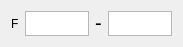
     <widget class="QWidget" name="horizontalLayoutWidget_21">
      <property name="geometry">
       <rect>
        <x>870</x>
        <y>40</y>
        <width>171</width>
        <height>41</height>
       </rect>
      </property>
      <layout class="QHBoxLayout" name="horizontalLayout_25" stretch="0,0,0,0">
       <property name="sizeConstraint">
        <enum>QLayout::SetFixedSize</enum>
       </property>
       <item>
        <widget class="QLabel" name="label_41">
         <property name="sizePolicy">
          <sizepolicy hsizetype="Fixed" vsizetype="MinimumExpanding">
           <horstretch>0</horstretch>
           <verstretch>0</verstretch>
          </sizepolicy>
         </property>
         <property name="text">
          <string>F</string>
         </property>
        </widget>
       </item>
       <item>
        <widget class="QTextEdit" name="A9">
         <property name="sizePolicy">
          <sizepolicy hsizetype="Fixed" vsizetype="Fixed">
           <horstretch>0</horstretch>
           <verstretch>1</verstretch>
          </sizepolicy>
         </property>
         <property name="minimumSize">
          <size>
           <width>64</width>
           <height>19</height>
          </size>
         </property>
         <property name="maximumSize">
          <size>
           <width>64</width>
           <height>25</height>
          </size>
         </property>
         <property name="sizeIncrement">
          <size>
           <width>1</width>
           <height>1</height>
          </size>
         </property>
         <property name="autoFillBackground">
          <bool>false</bool>
         </property>
         <property name="styleSheet">
          <string notr="true"/>
         </property>
         <property name="verticalScrollBarPolicy">
          <enum>Qt::ScrollBarAlwaysOff</enum>
         </property>
         <property name="horizontalScrollBarPolicy">
          <enum>Qt::ScrollBarAsNeeded</enum>
         </property>
        </widget>
       </item>
       <item>
        <widget class="QLabel" name="label_56">
         <property name="sizePolicy">
          <sizepolicy hsizetype="Fixed" vsizetype="Fixed">
           <horstretch>0</horstretch>
           <verstretch>0</verstretch>
          </sizepolicy>
         </property>
         <property name="font">
          <font>
           <pointsize>15</pointsize>
          </font>
         </property>
         <property name="text">
          <string>-</string>
         </property>
        </widget>
       </item>
       <item>
        <widget class="QTextEdit" name="A10">
         <property name="sizePolicy">
          <sizepolicy hsizetype="Fixed" vsizetype="Fixed">
           <horstretch>0</horstretch>
           <verstretch>5</verstretch>
          </sizepolicy>
         </property>
         <property name="minimumSize">
          <size>
           <width>64</width>
           <height>19</height>
          </size>
         </property>
         <property name="maximumSize">
          <size>
           <width>64</width>
           <height>25</height>
          </size>
         </property>
         <property name="sizeIncrement">
          <size>
           <width>1</width>
           <height>1</height>
          </size>
         </property>
         <property name="verticalScrollBarPolicy">
          <enum>Qt::ScrollBarAlwaysOff</enum>
         </property>
         <property name="horizontalScrollBarPolicy">
          <enum>Qt::ScrollBarAlwaysOff</enum>
         </property>
        </widget>
       </item>
      </layout>
     </widget>
